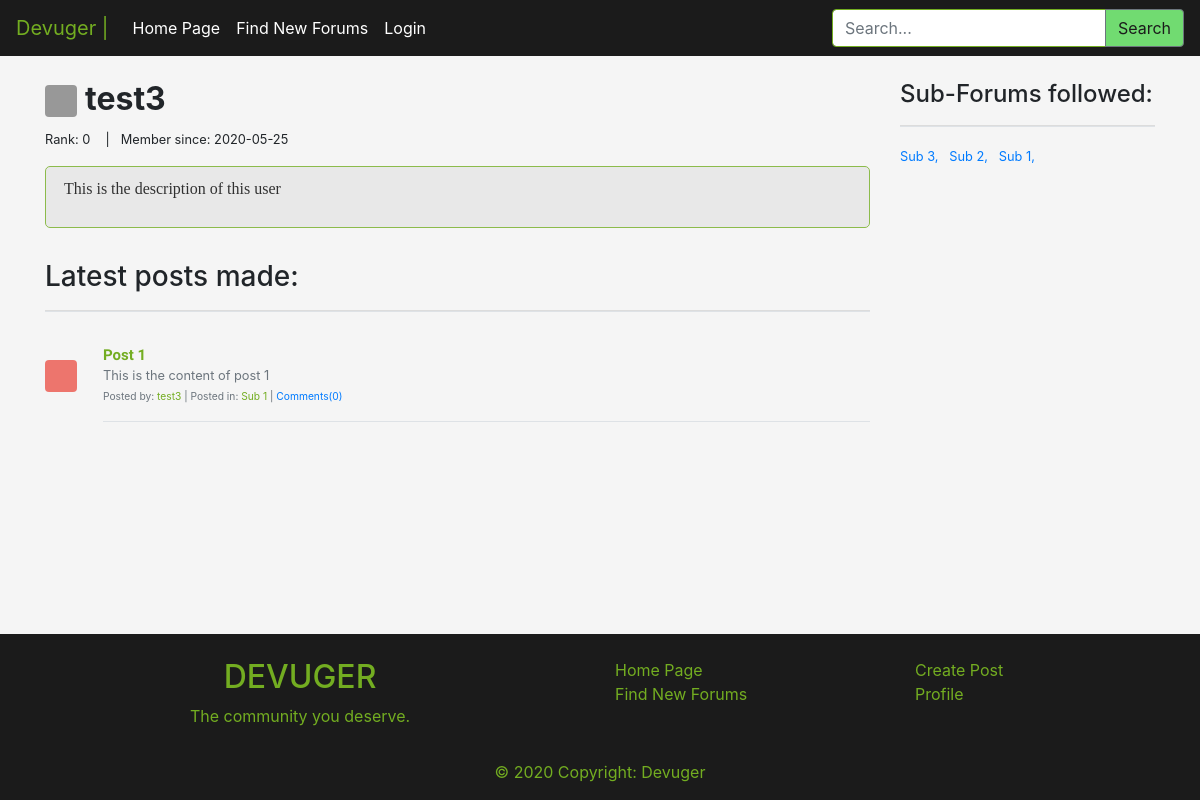
Page /user.php?username=test3 on the committed database.
### tables this page shows
CREATE TABLE users(
    id INT PRIMARY KEY AUTO_INCREMENT,
    username VARCHAR(60) UNIQUE,
    pass VARCHAR(255),
    email VARCHAR(255) UNIQUE,
    descp TEXT,
    color VARCHAR(20),
    creationDate DATE,
    uRank INT
);

CREATE TABLE posts(
    id INT PRIMARY KEY AUTO_INCREMENT,
    userId INT,
    subforumId INT,
    title VARCHAR(100),
    content LONGTEXT,
    uploadDate DATE,
    numComments INT,
    FOREIGN KEY (userId) REFERENCES users(id),
    FOREIGN KEY (subforumId) REFERENCES subforum(id)
);

CREATE TABLE subforum(
    id INT PRIMARY KEY AUTO_INCREMENT,
    sname VARCHAR(30) UNIQUE,
    descp TEXT,
    subscribers INT,
    color VARCHAR(20),
    numPosts INT,
    creationDate DATE,
    createdBy INT,
    rules TEXT,
    FOREIGN KEY (createdBy) REFERENCES users(id)
);

### user.php (the view, shortened to what this page needs)
<?php include('php/server.php'); ?>
<?php
$username = $_GET['username'];
$a = "SELECT * FROM users WHERE username = '$username'";
$r = mysqli_query($db, $a);
$rowd = mysqli_fetch_assoc($r);
$u_ID = $rowd['id'];
$u = $rowd['username'];
$descp = $rowd['descp'];
$color = $rowd['color'];
$creationDate = $rowd['creationDate'];
$userRank = $rowd['uRank'];
?>
<?php
if (isset($_GET['page_num']) && $_GET['page_num'] != "") {
	$page_num = $_GET['page_num'];
} else {
	$page_num = 1;
}
$total_posts_per_page = 5;
$offset = ($page_num - 1) * $total_posts_per_page;
?>
<?php include('php/updateProfileSettings.php'); ?>
<?php include('includes/header.php'); ?>
<main class="content-wrapper">
	<div class="container py-4">
		<div class="row">
			<div class="col-md-9">
				<h2><svg class="bd-placeholder-img mr-2 rounded" style="opacity: 0.7;filter: alpha(opacity=70);" width="32" height="32" xmlns="http://www.w3.org/2000/svg" preserveAspectRatio="xMidYMid slice" focusable="false" role="img" aria-label="">
						<title>Profile: <?php echo $username; ?></title>
						<rect width="100%" height="100%" fill="<?php echo $color; ?>" /><text x="50%" y="50%" fill="" dy=".3em"></text>
					</svg><b><?php echo $username; ?></b></h2>
				<small>Rank: <?php echo $userRank; ?></small>
				<small>&nbsp;&nbsp; | &nbsp;&nbsp;</small><small>Member since: <?php echo $creationDate; ?></small>
				<div class="descp py-3 mb-3">
					<div class="content-border">
						<p class="pl-2 content"><?php echo nl2br($descp); ?></p>
					</div>
				</div>
				<h3>Latest posts made:</h3>
				<hr class="border-bottom border-gray">
				<?php
				$query_get_user_posts = "SELECT * FROM posts WHERE userId = '$u_ID' ORDER BY id DESC LIMIT $offset, $total_posts_per_page";
				$get_user_posts = mysqli_query($db, $query_get_user_posts);
				if (mysqli_num_rows($get_user_posts) > 0) {
					while ($get_user_posts_row = mysqli_fetch_assoc($get_user_posts)) {
						$subforumId = $get_user_posts_row['subforumId'];
						$q2 = "SELECT * FROM subforum WHERE id = '$subforumId'";
						$rs = mysqli_query($db, $q2);
						$row2 = mysqli_fetch_assoc($rs);
						$sub_color = $row2['color'];
						$sub_name = $row2['sname'];
						echo
							'<article>
											<div class="media text-muted pt-3">
												<svg class="bd-placeholder-img mr-2 rounded mt-3" style="opacity: 0.7;filter: alpha(opacity=70);" width="32" height="32" xmlns="http://www.w3.org/2000/svg" preserveAspectRatio="xMidYMid slice" focusable="false" role="img" aria-label=""><title></title><rect width="100%" height="100%" fill="' . $sub_color . '"/><text x="50%" y="50%" fill="" dy=".3em"></text></svg>
												&nbsp;&nbsp;&nbsp;&nbsp;
												<div class="media-body">
													<a href="post.php?id=' . $get_user_posts_row['id'] . '&title=' . $get_user_posts_row['title'] . '"><p class="media-body pb-3 mb-0 small lh-125 border-bottom border-gray">
													<strong class="d-block text-gray-dark article-title">' . $get_user_posts_row['title'] . '</strong></a>' . strip_tags(mb_strimwidth($get_user_posts_row['content'], 0, 125, "..."), '<br/>') . '<br>
													<small>Posted by: <a class="article-b-links" href="user.php?username=' . $u . '">' . $u . '</a>&nbsp;|&nbsp;Posted in: <a class="article-b-links" href="sub.php?r=' . $sub_name . '">' . $sub_name . '</a>&nbsp;|&nbsp;<a href="post.php?id=' . $get_user_posts_row['id'] . '&title=' . $get_user_posts_row['title'] . '#comments-seccion">Comments(' . $get_user_posts_row['numComments'] . ')</a></small></p>
												</div>
											</div>
										</article>';
					}
				}
				?>
			</div>
			<div class="col-md-3">
				<h4>Sub-Forums followed:</h4>
				<hr class="border-bottom border-gray">
				<?php
				$query_get_followed_forums = "SELECT * FROM subforum WHERE id IN (SELECT subId FROM subscriptions WHERE userId = '$u_ID') ORDER BY id DESC";
				$get_user_followed_forums = mysqli_query($db, $query_get_followed_forums);
				if (mysqli_num_rows($get_user_followed_forums) > 0) {
					while ($get_user_followed_forums_rows = mysqli_fetch_assoc($get_user_followed_forums)) {
						echo '<small><a class="followed-subs" href="sub.php?r=' . $get_user_followed_forums_rows['sname'] . '">' . $get_user_followed_forums_rows['sname'] . ',&nbsp;&nbsp;&nbsp;</a></small>';
					}
				}
				?>
			</div>
		</div>
	</div>
</main>
<?php include('includes/footer.php'); ?>

### css/main.css (style rules this page uses)
html, body { background-color: whitesmoke; height: 100%; }
body { display: flex; flex-direction: column; }
.content-wrapper { flex: 1 0 auto; }
strong.article-title { font-family: 'Source Sans Pro', sans-serif; color: #73AD21; text-decoration-color: #73AD21; font-size: 15px; }
a.article-b-links, a.article-b-links:link, a.article-b-links:visited, a.article-b-links:hover { color: #73AD21; text-decoration-color: #73AD21; }
.content-border { border-radius: 5px; border: 1px solid #73AD21; padding: 10px; background-color: #e6e6e6; opacity: 0.8; color: black; word-wrap: auto; overflow-wrap: normal; overflow-y: auto; overflow-x: hidden; }
.content { color: black; font-family: 'PT Serif', serif; }

### rows in the picture
users: uRank "0", creationDate "2020-05-25", descp "This is the description of this user"
posts: title "Post 1", content "This is the content of post 1", userId.username "test3", subforumId.sname "Sub 1", numComments "0"
subforum: sname "Sub 3"
subforum: sname "Sub 2"
subforum: sname "Sub 1"

### other values in the picture
$username "test3"
